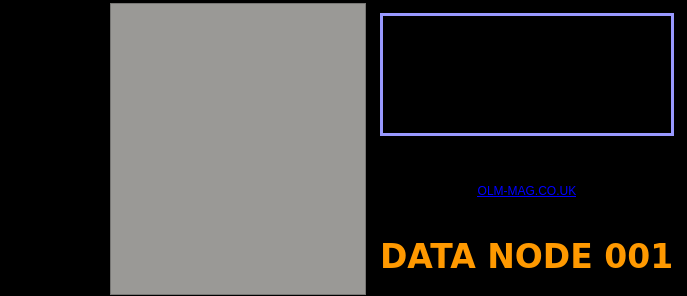
     <widget class="QFrame" name="frameMWBot">
      <property name="styleSheet">
       <string notr="true">background-color: rgb(0, 0, 0);</string>
      </property>
      <property name="frameShape">
       <enum>QFrame::NoFrame</enum>
      </property>
      <property name="frameShadow">
       <enum>QFrame::Raised</enum>
      </property>
      <property name="lineWidth">
       <number>0</number>
      </property>
      <layout class="QHBoxLayout" name="horizontalLayout">
       <property name="spacing">
        <number>0</number>
       </property>
       <property name="leftMargin">
        <number>0</number>
       </property>
       <property name="topMargin">
        <number>0</number>
       </property>
       <property name="rightMargin">
        <number>0</number>
       </property>
       <property name="bottomMargin">
        <number>0</number>
       </property>
       <item>
        <widget class="QFrame" name="frameBotButtons">
         <property name="sizePolicy">
          <sizepolicy hsizetype="Fixed" vsizetype="Preferred">
           <horstretch>0</horstretch>
           <verstretch>0</verstretch>
          </sizepolicy>
         </property>
         <property name="minimumSize">
          <size>
           <width>100</width>
           <height>0</height>
          </size>
         </property>
         <property name="styleSheet">
          <string notr="true">background-image: url(:/BGs/Images/MWBottomLeft.png);
background-color: rgb(0, 0, 0);</string>
         </property>
         <property name="frameShape">
          <enum>QFrame::StyledPanel</enum>
         </property>
         <property name="frameShadow">
          <enum>QFrame::Raised</enum>
         </property>
         <layout class="QVBoxLayout" name="verticalLayout_2">
          <property name="leftMargin">
           <number>0</number>
          </property>
          <property name="topMargin">
           <number>42</number>
          </property>
          <property name="rightMargin">
           <number>0</number>
          </property>
          <item>
           <widget class="QPushButton" name="pushButton_Active">
            <property name="enabled">
             <bool>false</bool>
            </property>
            <property name="font">
             <font>
              <family>System-ui</family>
              <pointsize>12</pointsize>
              <weight>75</weight>
              <bold>true</bold>
             </font>
            </property>
            <property name="cursor">
             <cursorShape>PointingHandCursor</cursorShape>
            </property>
            <property name="styleSheet">
             <string notr="true">color: rgb(0, 0, 0);
selection-background-color: rgb(204, 102, 102);
background-image: url(:/BGs/Images/Transparent.png);</string>
            </property>
            <property name="text">
             <string>Active</string>
            </property>
            <property name="flat">
             <bool>true</bool>
            </property>
           </widget>
          </item>
          <item>
           <spacer name="verticalSpacer_2">
            <property name="orientation">
             <enum>Qt::Vertical</enum>
            </property>
            <property name="sizeType">
             <enum>QSizePolicy::Fixed</enum>
            </property>
            <property name="sizeHint" stdset="0">
             <size>
              <width>20</width>
              <height>37</height>
             </size>
            </property>
           </spacer>
          </item>
          <item>
           <widget class="QPushButton" name="pushButton_LastIssue">
            <property name="enabled">
             <bool>false</bool>
            </property>
            <property name="font">
             <font>
              <family>System-ui</family>
              <pointsize>12</pointsize>
              <weight>75</weight>
              <bold>true</bold>
             </font>
            </property>
            <property name="cursor">
             <cursorShape>PointingHandCursor</cursorShape>
            </property>
            <property name="styleSheet">
             <string notr="true">background-image: url(:/BGs/Images/Transparent.png);
selection-background-color: rgb(255, 153, 0);
color: rgb(0, 0, 0);</string>
            </property>
            <property name="text">
             <string>Last Issue</string>
            </property>
            <property name="flat">
             <bool>true</bool>
            </property>
           </widget>
          </item>
          <item>
           <spacer name="verticalSpacer_3">
            <property name="orientation">
             <enum>Qt::Vertical</enum>
            </property>
            <property name="sizeType">
             <enum>QSizePolicy::Fixed</enum>
            </property>
            <property name="sizeHint" stdset="0">
             <size>
              <width>20</width>
              <height>40</height>
             </size>
            </property>
           </spacer>
          </item>
          <item>
           <widget class="QPushButton" name="pushButton_NotActive">
            <property name="enabled">
             <bool>false</bool>
            </property>
            <property name="font">
             <font>
              <family>System-ui</family>
              <pointsize>12</pointsize>
              <weight>75</weight>
              <bold>true</bold>
             </font>
            </property>
            <property name="cursor">
             <cursorShape>PointingHandCursor</cursorShape>
            </property>
            <property name="styleSheet">
             <string notr="true">background-image: url(:/BGs/Images/Transparent.png);
selection-background-color: rgb(255, 153, 102);
color: rgb(0, 0, 0);</string>
            </property>
            <property name="text">
             <string>Not Active</string>
            </property>
            <property name="flat">
             <bool>true</bool>
            </property>
           </widget>
          </item>
          <item>
           <spacer name="verticalSpacer">
            <property name="orientation">
             <enum>Qt::Vertical</enum>
            </property>
            <property name="sizeHint" stdset="0">
             <size>
              <width>20</width>
              <height>40</height>
             </size>
            </property>
           </spacer>
          </item>
          <item>
           <widget class="QPushButton" name="pushButton_CloseApp">
            <property name="font">
             <font>
              <family>System-ui</family>
              <pointsize>12</pointsize>
              <weight>75</weight>
              <bold>true</bold>
             </font>
            </property>
            <property name="cursor">
             <cursorShape>PointingHandCursor</cursorShape>
            </property>
            <property name="toolTip">
             <string>CLOSE APP</string>
            </property>
            <property name="styleSheet">
             <string notr="true">background-color: rgb(204, 102, 102);</string>
            </property>
            <property name="text">
             <string>EXIT</string>
            </property>
            <property name="icon">
             <iconset resource="MainWin.qrc">
              <normaloff>:/Icons/Images/fi-bs-exit.svg</normaloff>:/Icons/Images/fi-bs-exit.svg</iconset>
            </property>
            <property name="flat">
             <bool>true</bool>
            </property>
           </widget>
          </item>
         </layout>
        </widget>
       </item>
       <item>
        <widget class="QFrame" name="frameBotMiddle">
         <property name="frameShape">
          <enum>QFrame::StyledPanel</enum>
         </property>
         <property name="frameShadow">
          <enum>QFrame::Raised</enum>
         </property>
         <layout class="QVBoxLayout" name="verticalLayout_10">
          <property name="topMargin">
           <number>2</number>
          </property>
          <property name="rightMargin">
           <number>0</number>
          </property>
          <property name="bottomMargin">
           <number>0</number>
          </property>
          <item>
           <widget class="QTextEdit" name="textEdit">
            <property name="font">
             <font>
              <family>System-ui</family>
              <weight>75</weight>
              <bold>true</bold>
             </font>
            </property>
            <property name="toolTip">
             <string>DISPLAY</string>
            </property>
            <property name="styleSheet">
             <string notr="true">color: rgb(0, 0, 0);
background-color: rgb(154, 153, 150);</string>
            </property>
            <property name="readOnly">
             <bool>true</bool>
            </property>
           </widget>
          </item>
         </layout>
        </widget>
       </item>
       <item>
        <widget class="QFrame" name="frameBotRight">
         <property name="frameShape">
          <enum>QFrame::StyledPanel</enum>
         </property>
         <property name="frameShadow">
          <enum>QFrame::Raised</enum>
         </property>
         <layout class="QVBoxLayout" name="verticalLayout_9">
          <property name="leftMargin">
           <number>2</number>
          </property>
          <property name="topMargin">
           <number>2</number>
          </property>
          <property name="rightMargin">
           <number>2</number>
          </property>
          <property name="bottomMargin">
           <number>0</number>
          </property>
          <item>
           <widget class="QFrame" name="frameOLMLogo">
            <property name="frameShape">
             <enum>QFrame::StyledPanel</enum>
            </property>
            <property name="frameShadow">
             <enum>QFrame::Raised</enum>
            </property>
            <layout class="QVBoxLayout" name="verticalLayout_12">
             <item>
              <widget class="QLabel" name="label_OLMLogo">
               <property name="styleSheet">
                <string notr="true">color: rgb(153, 153, 255);</string>
               </property>
               <property name="frameShape">
                <enum>QFrame::Box</enum>
               </property>
               <property name="frameShadow">
                <enum>QFrame::Plain</enum>
               </property>
               <property name="lineWidth">
                <number>3</number>
               </property>
               <property name="text">
                <string/>
               </property>
               <property name="pixmap">
                <pixmap resource="MainWin.qrc">:/BGs/Images/OLM Alien.png</pixmap>
               </property>
               <property name="scaledContents">
                <bool>true</bool>
               </property>
              </widget>
             </item>
            </layout>
           </widget>
          </item>
          <item>
           <widget class="QFrame" name="frameDataNode">
            <property name="styleSheet">
             <string notr="true">background-color: rgb(0, 0, 0);</string>
            </property>
            <property name="frameShape">
             <enum>QFrame::StyledPanel</enum>
            </property>
            <property name="frameShadow">
             <enum>QFrame::Raised</enum>
            </property>
            <layout class="QVBoxLayout" name="verticalLayout_11">
             <item>
              <widget class="QLabel" name="label_3">
               <property name="styleSheet">
                <string notr="true">color: rgb(153, 153, 255);</string>
               </property>
               <property name="text">
                <string>&lt;html&gt;&lt;head/&gt;&lt;body&gt;&lt;p&gt;&lt;a href=&quot;https://olm-mag.co.uk&quot;&gt;&lt;span style=&quot; text-decoration: underline; color:#0000ff;&quot;&gt;OLM-MAG.CO.UK&lt;/span&gt;&lt;/a&gt;&lt;/p&gt;&lt;/body&gt;&lt;/html&gt;</string>
               </property>
               <property name="alignment">
                <set>Qt::AlignCenter</set>
               </property>
               <property name="openExternalLinks">
                <bool>true</bool>
               </property>
              </widget>
             </item>
             <item>
              <widget class="QLabel" name="label_DataNode">
               <property name="font">
                <font>
                 <family>DejaVu Sans</family>
                 <pointsize>25</pointsize>
                 <weight>75</weight>
                 <bold>true</bold>
                </font>
               </property>
               <property name="styleSheet">
                <string notr="true">color: rgb(255, 153, 0);</string>
               </property>
               <property name="text">
                <string>DATA NODE 001</string>
               </property>
              </widget>
             </item>
            </layout>
           </widget>
          </item>
         </layout>
        </widget>
       </item>
      </layout>
     </widget>
